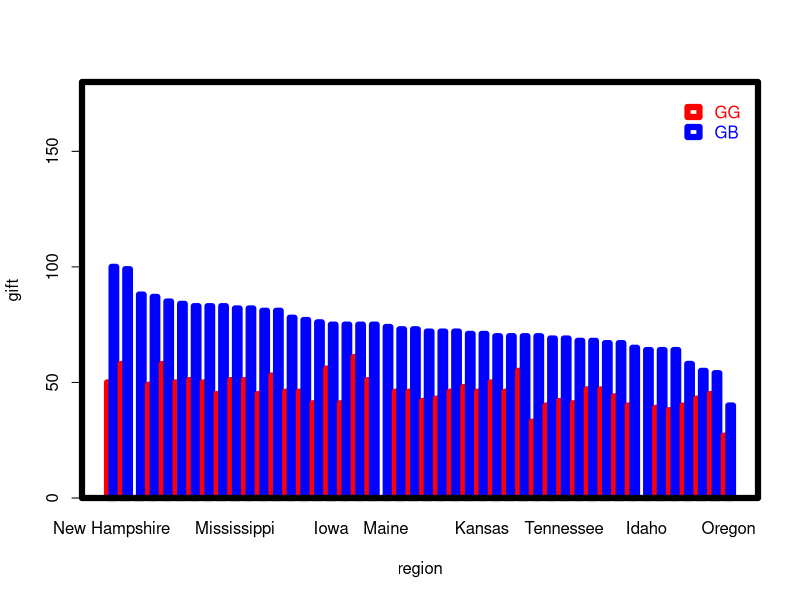

This figure's R source:
# Anthony Valencia G-Trends Lab Project
setwd("/Users/anthony.valencia/misc/code/met/cs688/lab/GTrends/GoogleTrends")

df <- read.table(
  "Data/geoMap.csv", 
  header = TRUE,
  sep = ",",
  stringsAsFactors = FALSE
)
names(df) <- c("region", "GB", "GG")

# – Q1: Which are the states where GG is smaller than 1? Find those and replace them with zero.
df$region[df$GG == '<1']
# South Dakota, Maine, Idaho
df$GG[df$GG == '<1'] <- 0
df$GG <- as.numeric(df$GG)

# – Q2: For How Many States GB > GG?
length(which(df$GB>df$GG))
# all 46

# – Q3: Find any states where GG+10 > GB
df$region[df$GG+10 > df$GB]
# Washington

# – Q4: What is the % of states for which GG+10 > GB?
100*length(which(df$GG+10 > df$GB))/nrow(df)
# 2.173913%

# – Q5: What is the ratio GG/GB for the state of New Hampshire? 
df$GG[df$region == "New Hampshire"]/df$GB[df$region == "New Hampshire"]
# 0.5

# – Q6: Create a Bar Plot of GG & GB values for each state.
cols <- c('red','blue');
ylim <- c(0,max(df[c('GG','GB')])*1.8);
par(lwd=6);
barplot(
  t(df[c('GG','GB')]),
  beside=T,
  ylim=ylim,
  border=cols,
  col='white',
  names.arg=df$region,
  xlab='region',
  ylab='gift',
  legend.text=c('GG','GB'),
  args.legend=list(text.col=cols,col=cols,border=cols,bty='n')
);
box();